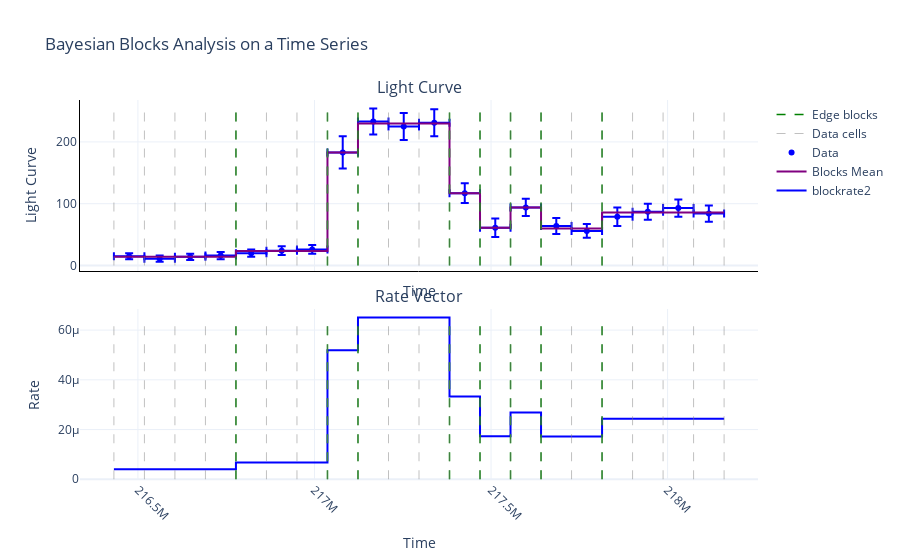

The notebook cell saved with this chart:
### Code cell
# Print
display(blocks_computed_mle['N_change_points'])

# Plot
ag_bb_mle.plotBayesianBlocks(saveImage=False, plotRate=True, plotDataCells=True)

### Figure 1 — Plotly figure (JSON) as saved in the notebook; plotly's stock layout.template omitted (floating-point values rounded to 4 significant figures)
{"data": [{"line": {"color": "green", "dash": "dash", "width": 1.5}, "mode": "lines", "name": "Edge blocks", "type": "scatter", "x": [null], "xaxis": "x", "y": [null], "yaxis": "y"}, {"line": {"color": "gray", "dash": "dash", "width": 0.5}, "mode": "lines", "name": "Data cells", "type": "scatter", "x": [null], "xaxis": "x", "y": [null], "yaxis": "y"}, {"error_x": {"array": [43200, 43200, 43200, 43200, 43200, 43200, 43200, 43200, 43200, 43200, 43200, 43200, 43200, 43200, 43200, 43200, 43200, 43200, 43200, 43200], "type": "data"}, "error_y": {"array": [5, 5, 5, 6, 6, 7, 7, 26, 21, 22, 22, 16, 15, 14, 13, 11, 15, 13, 14, 13], "type": "data"}, "marker": {"color": "blue", "size": 6}, "mode": "markers", "name": "Data", "type": "scatter", "x": [216475200, 216561600, 216648000, 216734400, 216820800, 216907200, 216993600, 217080000, 217166400, 217252800, 217339200, 217425600, 217512000, 217598400, 217684800, 217771200, 217857600, 217944000, 218030400, 218116800], "xaxis": "x", "y": [15, 11, 14, 16, 20, 24, 26, 183, 233, 225, 231, 117, 61, 94, 64, 56, 79, 87, 93, 84], "yaxis": "y"}, {"line": {"color": "purple", "shape": "hv"}, "mode": "lines", "name": "Blocks Mean", "type": "scatter", "x": [216432000, 216518400, 216604800, 216691200, 216777600, 216864000, 216950400, 217036800, 217123200, 217209600, 217296000, 217382400, 217468800, 217555200, 217641600, 217728000, 217814400, 217900800, 217987200, 218073600, 218160000], "xaxis": "x", "y": [14, 14, 14, 14, 23.33, 23.33, 23.33, 183, 229.7, 229.7, 229.7, 117, 61, 94, 60, 60, 85.75, 85.75, 85.75, 85.75, 85.75], "yaxis": "y"}, {"line": {"color": "blue", "shape": "hv"}, "mode": "lines", "name": "blockrate2", "type": "scatter", "x": [216432000, 216518400, 216604800, 216691200, 216777600, 216864000, 216950400, 217036800, 217123200, 217209600, 217296000, 217382400, 217468800, 217555200, 217641600, 217728000, 217814400, 217900800, 217987200, 218073600, 218160000], "xaxis": "x2", "y": [4.068e-06, 4.068e-06, 4.068e-06, 4.068e-06, 6.69e-06, 6.69e-06, 6.69e-06, 5.193e-05, 6.505e-05, 6.505e-05, 6.505e-05, 3.326e-05, 1.726e-05, 2.685e-05, 1.722e-05, 1.722e-05, 2.438e-05, 2.438e-05, 2.438e-05, 2.438e-05, 2.438e-05], "yaxis": "y2"}], "layout": {"annotations": [{"font": {"size": 16}, "showarrow": false, "text": "Light Curve", "x": 0.5, "xanchor": "center", "xref": "paper", "y": 1, "yanchor": "bottom", "yref": "paper"}, {"font": {"size": 16}, "showarrow": false, "text": "Rate Vector", "x": 0.5, "xanchor": "center", "xref": "paper", "y": 0.45, "yanchor": "bottom", "yref": "paper"}], "hovermode": "closest", "shapes": [{"line": {"color": "green", "dash": "dash", "width": 1.5}, "name": "Edge blocks", "type": "line", "x0": 216777600, "x1": 216777600, "xref": "x", "y0": 0, "y1": 254, "yref": "y"}, {"line": {"color": "green", "dash": "dash", "width": 1.5}, "name": "Edge blocks", "type": "line", "x0": 217036800, "x1": 217036800, "xref": "x", "y0": 0, "y1": 254, "yref": "y"}, {"line": {"color": "green", "dash": "dash", "width": 1.5}, "name": "Edge blocks", "type": "line", "x0": 217123200, "x1": 217123200, "xref": "x", "y0": 0, "y1": 254, "yref": "y"}, {"line": {"color": "green", "dash": "dash", "width": 1.5}, "name": "Edge blocks", "type": "line", "x0": 217382400, "x1": 217382400, "xref": "x", "y0": 0, "y1": 254, "yref": "y"}, {"line": {"color": "green", "dash": "dash", "width": 1.5}, "name": "Edge blocks", "type": "line", "x0": 217468800, "x1": 217468800, "xref": "x", "y0": 0, "y1": 254, "yref": "y"}, {"line": {"color": "green", "dash": "dash", "width": 1.5}, "name": "Edge blocks", "type": "line", "x0": 217555200, "x1": 217555200, "xref": "x", "y0": 0, "y1": 254, "yref": "y"}, {"line": {"color": "green", "dash": "dash", "width": 1.5}, "name": "Edge blocks", "type": "line", "x0": 217641600, "x1": 217641600, "xref": "x", "y0": 0, "y1": 254, "yref": "y"}, {"line": {"color": "green", "dash": "dash", "width": 1.5}, "name": "Edge blocks", "type": "line", "x0": 217814400, "x1": 217814400, "xref": "x", "y0": 0, "y1": 254, "yref": "y"}, {"line": {"color": "gray", "dash": "dash", "width": 0.5}, "name": "Data cells", "type": "line", "x0": 216432000, "x1": 216432000, "xref": "x", "y0": 0, "y1": 254, "yref": "y"}, {"line": {"color": "gray", "dash": "dash", "width": 0.5}, "name": "Data cells", "type": "line", "x0": 216518400, "x1": 216518400, "xref": "x", "y0": 0, "y1": 254, "yref": "y"}, {"line": {"color": "gray", "dash": "dash", "width": 0.5}, "name": "Data cells", "type": "line", "x0": 216604800, "x1": 216604800, "xref": "x", "y0": 0, "y1": 254, "yref": "y"}, {"line": {"color": "gray", "dash": "dash", "width": 0.5}, "name": "Data cells", "type": "line", "x0": 216691200, "x1": 216691200, "xref": "x", "y0": 0, "y1": 254, "yref": "y"}, {"line": {"color": "gray", "dash": "dash", "width": 0.5}, "name": "Data cells", "type": "line", "x0": 216777600, "x1": 216777600, "xref": "x", "y0": 0, "y1": 254, "yref": "y"}, {"line": {"color": "gray", "dash": "dash", "width": 0.5}, "name": "Data cells", "type": "line", "x0": 216864000, "x1": 216864000, "xref": "x", "y0": 0, "y1": 254, "yref": "y"}, {"line": {"color": "gray", "dash": "dash", "width": 0.5}, "name": "Data cells", "type": "line", "x0": 216950400, "x1": 216950400, "xref": "x", "y0": 0, "y1": 254, "yref": "y"}, {"line": {"color": "gray", "dash": "dash", "width": 0.5}, "name": "Data cells", "type": "line", "x0": 217036800, "x1": 217036800, "xref": "x", "y0": 0, "y1": 254, "yref": "y"}, {"line": {"color": "gray", "dash": "dash", "width": 0.5}, "name": "Data cells", "type": "line", "x0": 217123200, "x1": 217123200, "xref": "x", "y0": 0, "y1": 254, "yref": "y"}, {"line": {"color": "gray", "dash": "dash", "width": 0.5}, "name": "Data cells", "type": "line", "x0": 217209600, "x1": 217209600, "xref": "x", "y0": 0, "y1": 254, "yref": "y"}, {"line": {"color": "gray", "dash": "dash", "width": 0.5}, "name": "Data cells", "type": "line", "x0": 217296000, "x1": 217296000, "xref": "x", "y0": 0, "y1": 254, "yref": "y"}, {"line": {"color": "gray", "dash": "dash", "width": 0.5}, "name": "Data cells", "type": "line", "x0": 217382400, "x1": 217382400, "xref": "x", "y0": 0, "y1": 254, "yref": "y"}, {"line": {"color": "gray", "dash": "dash", "width": 0.5}, "name": "Data cells", "type": "line", "x0": 217468800, "x1": 217468800, "xref": "x", "y0": 0, "y1": 254, "yref": "y"}, {"line": {"color": "gray", "dash": "dash", "width": 0.5}, "name": "Data cells", "type": "line", "x0": 217555200, "x1": 217555200, "xref": "x", "y0": 0, "y1": 254, "yref": "y"}, {"line": {"color": "gray", "dash": "dash", "width": 0.5}, "name": "Data cells", "type": "line", "x0": 217641600, "x1": 217641600, "xref": "x", "y0": 0, "y1": 254, "yref": "y"}, {"line": {"color": "gray", "dash": "dash", "width": 0.5}, "name": "Data cells", "type": "line", "x0": 217728000, "x1": 217728000, "xref": "x", "y0": 0, "y1": 254, "yref": "y"}, {"line": {"color": "gray", "dash": "dash", "width": 0.5}, "name": "Data cells", "type": "line", "x0": 217814400, "x1": 217814400, "xref": "x", "y0": 0, "y1": 254, "yref": "y"}, {"line": {"color": "gray", "dash": "dash", "width": 0.5}, "name": "Data cells", "type": "line", "x0": 217900800, "x1": 217900800, "xref": "x", "y0": 0, "y1": 254, "yref": "y"}, {"line": {"color": "gray", "dash": "dash", "width": 0.5}, "name": "Data cells", "type": "line", "x0": 217987200, "x1": 217987200, "xref": "x", "y0": 0, "y1": 254, "yref": "y"}, {"line": {"color": "gray", "dash": "dash", "width": 0.5}, "name": "Data cells", "type": "line", "x0": 218073600, "x1": 218073600, "xref": "x", "y0": 0, "y1": 254, "yref": "y"}, {"line": {"color": "gray", "dash": "dash", "width": 0.5}, "name": "Data cells", "type": "line", "x0": 218160000, "x1": 218160000, "xref": "x", "y0": 0, "y1": 254, "yref": "y"}, {"line": {"color": "green", "dash": "dash", "width": 1.5}, "type": "line", "x0": 216777600, "x1": 216777600, "xref": "x2", "y0": 0, "y1": 6.505e-05, "yref": "y2"}, {"line": {"color": "green", "dash": "dash", "width": 1.5}, "type": "line", "x0": 217036800, "x1": 217036800, "xref": "x2", "y0": 0, "y1": 6.505e-05, "yref": "y2"}, {"line": {"color": "green", "dash": "dash", "width": 1.5}, "type": "line", "x0": 217123200, "x1": 217123200, "xref": "x2", "y0": 0, "y1": 6.505e-05, "yref": "y2"}, {"line": {"color": "green", "dash": "dash", "width": 1.5}, "type": "line", "x0": 217382400, "x1": 217382400, "xref": "x2", "y0": 0, "y1": 6.505e-05, "yref": "y2"}, {"line": {"color": "green", "dash": "dash", "width": 1.5}, "type": "line", "x0": 217468800, "x1": 217468800, "xref": "x2", "y0": 0, "y1": 6.505e-05, "yref": "y2"}, {"line": {"color": "green", "dash": "dash", "width": 1.5}, "type": "line", "x0": 217555200, "x1": 217555200, "xref": "x2", "y0": 0, "y1": 6.505e-05, "yref": "y2"}, {"line": {"color": "green", "dash": "dash", "width": 1.5}, "type": "line", "x0": 217641600, "x1": 217641600, "xref": "x2", "y0": 0, "y1": 6.505e-05, "yref": "y2"}, {"line": {"color": "green", "dash": "dash", "width": 1.5}, "type": "line", "x0": 217814400, "x1": 217814400, "xref": "x2", "y0": 0, "y1": 6.505e-05, "yref": "y2"}, {"line": {"color": "gray", "dash": "dash", "width": 0.5}, "type": "line", "x0": 216432000, "x1": 216432000, "xref": "x2", "y0": 0, "y1": 6.505e-05, "yref": "y2"}, {"line": {"color": "gray", "dash": "dash", "width": 0.5}, "type": "line", "x0": 216518400, "x1": 216518400, "xref": "x2", "y0": 0, "y1": 6.505e-05, "yref": "y2"}, {"line": {"color": "gray", "dash": "dash", "width": 0.5}, "type": "line", "x0": 216604800, "x1": 216604800, "xref": "x2", "y0": 0, "y1": 6.505e-05, "yref": "y2"}, {"line": {"color": "gray", "dash": "dash", "width": 0.5}, "type": "line", "x0": 216691200, "x1": 216691200, "xref": "x2", "y0": 0, "y1": 6.505e-05, "yref": "y2"}, {"line": {"color": "gray", "dash": "dash", "width": 0.5}, "type": "line", "x0": 216777600, "x1": 216777600, "xref": "x2", "y0": 0, "y1": 6.505e-05, "yref": "y2"}, {"line": {"color": "gray", "dash": "dash", "width": 0.5}, "type": "line", "x0": 216864000, "x1": 216864000, "xref": "x2", "y0": 0, "y1": 6.505e-05, "yref": "y2"}, {"line": {"color": "gray", "dash": "dash", "width": 0.5}, "type": "line", "x0": 216950400, "x1": 216950400, "xref": "x2", "y0": 0, "y1": 6.505e-05, "yref": "y2"}, {"line": {"color": "gray", "dash": "dash", "width": 0.5}, "type": "line", "x0": 217036800, "x1": 217036800, "xref": "x2", "y0": 0, "y1": 6.505e-05, "yref": "y2"}, {"line": {"color": "gray", "dash": "dash", "width": 0.5}, "type": "line", "x0": 217123200, "x1": 217123200, "xref": "x2", "y0": 0, "y1": 6.505e-05, "yref": "y2"}, {"line": {"color": "gray", "dash": "dash", "width": 0.5}, "type": "line", "x0": 217209600, "x1": 217209600, "xref": "x2", "y0": 0, "y1": 6.505e-05, "yref": "y2"}, {"line": {"color": "gray", "dash": "dash", "width": 0.5}, "type": "line", "x0": 217296000, "x1": 217296000, "xref": "x2", "y0": 0, "y1": 6.505e-05, "yref": "y2"}, {"line": {"color": "gray", "dash": "dash", "width": 0.5}, "type": "line", "x0": 217382400, "x1": 217382400, "xref": "x2", "y0": 0, "y1": 6.505e-05, "yref": "y2"}, {"line": {"color": "gray", "dash": "dash", "width": 0.5}, "type": "line", "x0": 217468800, "x1": 217468800, "xref": "x2", "y0": 0, "y1": 6.505e-05, "yref": "y2"}, {"line": {"color": "gray", "dash": "dash", "width": 0.5}, "type": "line", "x0": 217555200, "x1": 217555200, "xref": "x2", "y0": 0, "y1": 6.505e-05, "yref": "y2"}, {"line": {"color": "gray", "dash": "dash", "width": 0.5}, "type": "line", "x0": 217641600, "x1": 217641600, "xref": "x2", "y0": 0, "y1": 6.505e-05, "yref": "y2"}, {"line": {"color": "gray", "dash": "dash", "width": 0.5}, "type": "line", "x0": 217728000, "x1": 217728000, "xref": "x2", "y0": 0, "y1": 6.505e-05, "yref": "y2"}, {"line": {"color": "gray", "dash": "dash", "width": 0.5}, "type": "line", "x0": 217814400, "x1": 217814400, "xref": "x2", "y0": 0, "y1": 6.505e-05, "yref": "y2"}, {"line": {"color": "gray", "dash": "dash", "width": 0.5}, "type": "line", "x0": 217900800, "x1": 217900800, "xref": "x2", "y0": 0, "y1": 6.505e-05, "yref": "y2"}, {"line": {"color": "gray", "dash": "dash", "width": 0.5}, "type": "line", "x0": 217987200, "x1": 217987200, "xref": "x2", "y0": 0, "y1": 6.505e-05, "yref": "y2"}, {"line": {"color": "gray", "dash": "dash", "width": 0.5}, "type": "line", "x0": 218073600, "x1": 218073600, "xref": "x2", "y0": 0, "y1": 6.505e-05, "yref": "y2"}, {"line": {"color": "gray", "dash": "dash", "width": 0.5}, "type": "line", "x0": 218160000, "x1": 218160000, "xref": "x2", "y0": 0, "y1": 6.505e-05, "yref": "y2"}], "showlegend": true, "title": {"text": "Bayesian Blocks Analysis on a Time Series"}, "xaxis": {"anchor": "y", "domain": [0, 1], "linecolor": "black", "matches": "x2", "showline": true, "showticklabels": false, "tickangle": 45, "tickformat": "g", "title": {"text": "Time"}}, "xaxis2": {"anchor": "y2", "domain": [0, 1], "tickangle": 45, "tickmode": "array", "title": {"text": "Time"}}, "yaxis": {"anchor": "x", "domain": [0.55, 1], "linecolor": "black", "showline": true, "title": {"text": "Light Curve"}}, "yaxis2": {"anchor": "x2", "domain": [0, 0.45], "title": {"text": "Rate"}}}}
